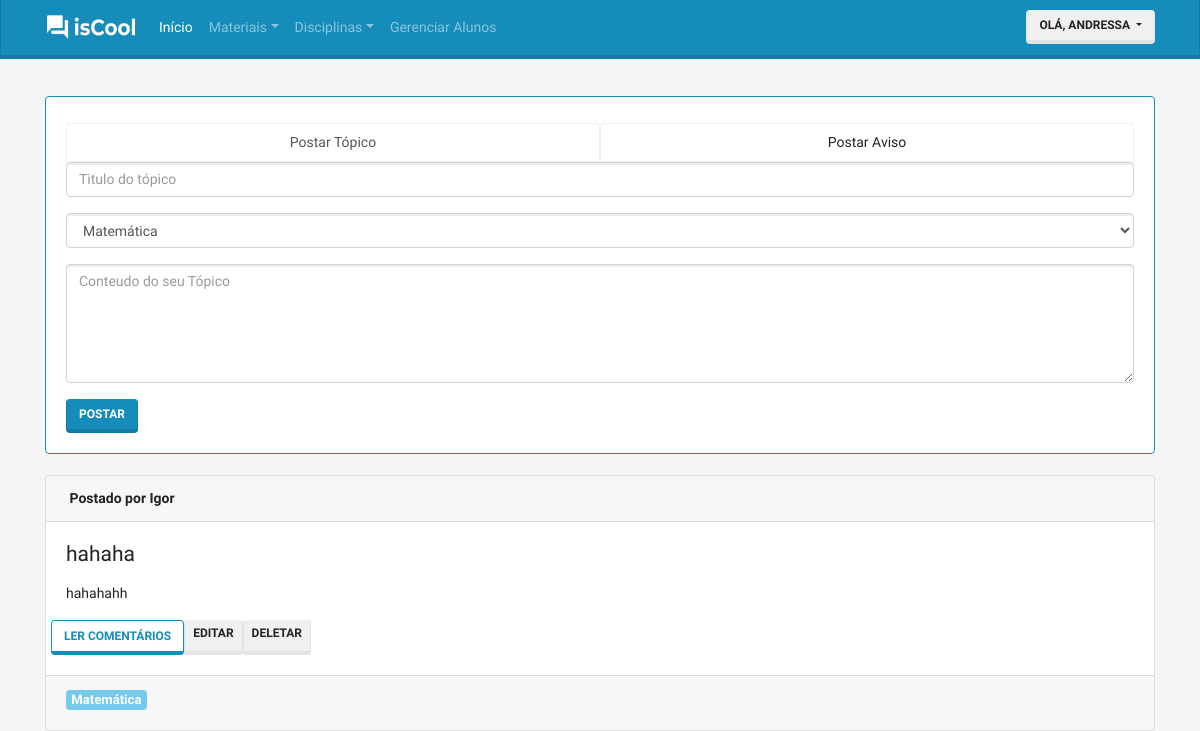
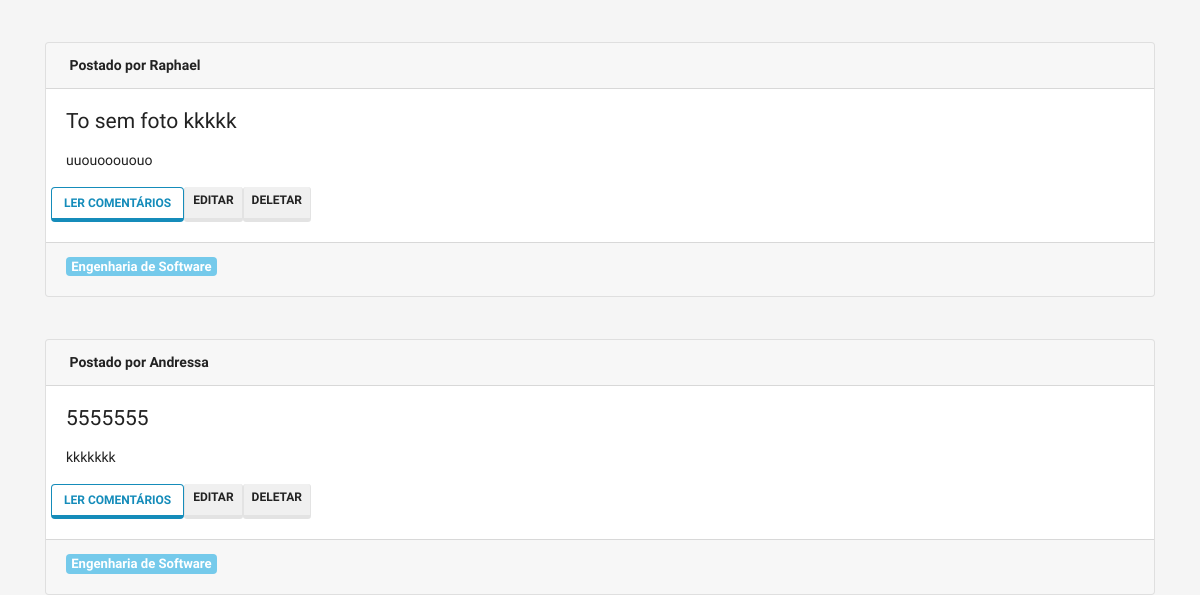
The app's page / (signed in, upper part), older data (2 pictures, top to bottom).
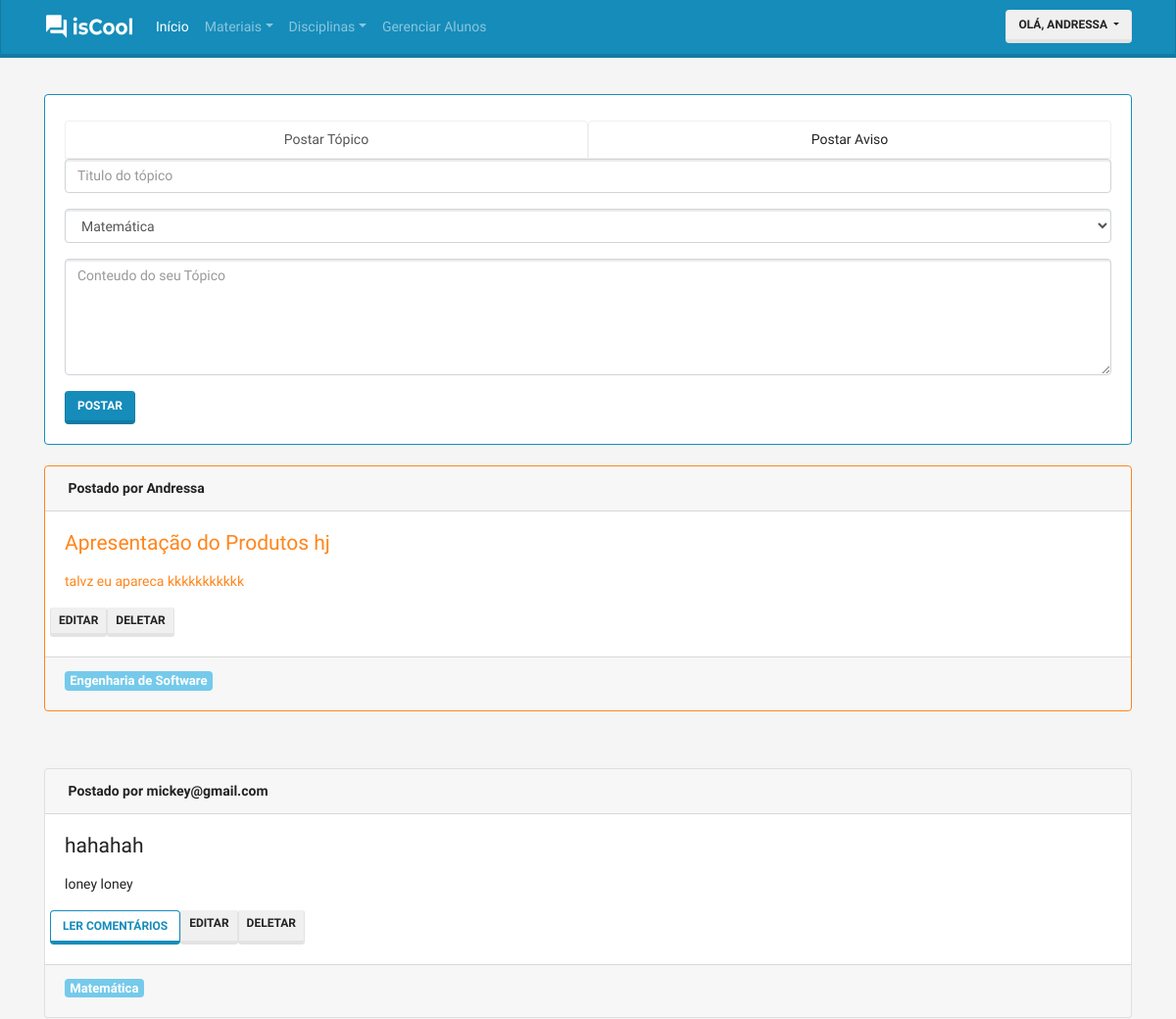
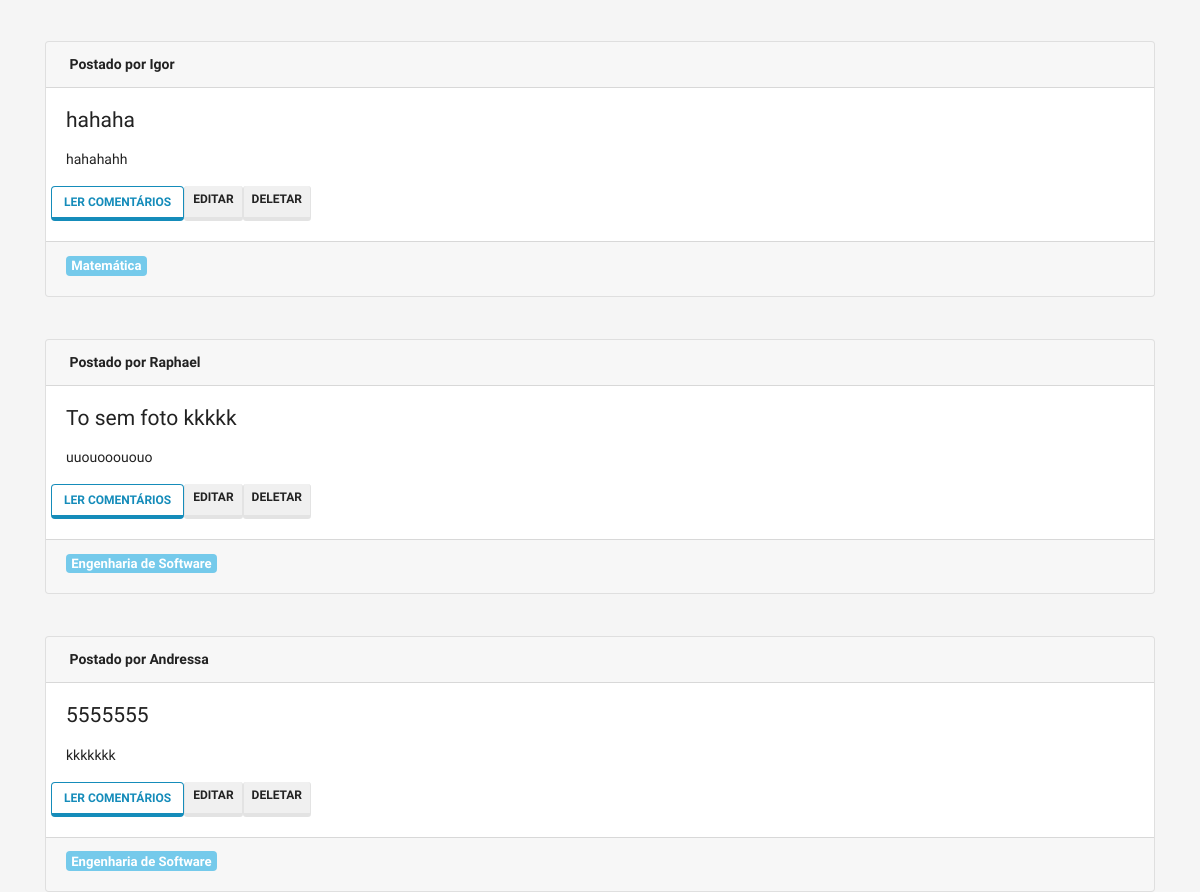
The same page, newer data (2 pictures, top to bottom).
### post/models.py (models this page shows)
class Topic(models.Model):
    title = models.CharField('Título', max_length=100)
    content = models.TextField('Conteúdo')
    created = models.DateTimeField('Criado em', auto_now_add=True)
    modified = models.DateTimeField('Modificado em', auto_now=True)
    discipline = models.ForeignKey('discipline.Discipline', verbose_name='Disciplina', on_delete=models.PROTECT)
    is_warning = models.BooleanField('Aviso', default=False)
    author = models.ForeignKey('accounts.User', verbose_name='Autor', on_delete=models.PROTECT)
    class Meta:
        verbose_name = 'Tópico'
        verbose_name_plural = 'Tópicos'
        ordering = ['-created']
    def __str__(self):
        return self.title

### accounts/models.py (models this page shows, shortened)
class User(AbstractBaseUser, PermissionsMixin):
    username = models.CharField(
        'Apelido / Usuário', max_length=30, unique=True, validators=[
            validators.RegexValidator(
                re.compile('^[\w.@+-]+$'),
                'Informe um nome de Usuário Válido. '
                'Este valor deve conter apenas letras e números.'
                'e os caracteres: @/./+/-/_.'
                , 'invalid'
            )
        ], help_text='Um nome curto que será usado para identificá-lo de forma única na plataforma'
    )
    name = models.CharField('Nome', max_length=100, blank=True)
    email = models.EmailField('E-mail')
    is_staff = models.BooleanField('Equipe', default=False)
    is_active = models.BooleanField('Ativo', default=True)
    date_joined = models.DateTimeField('Data de Entrada', auto_now_add=True)
    is_student = models.BooleanField('Aluno', default=False)
    is_moderator = models.BooleanField('Moderador', default=False)
    is_teacher = models.BooleanField('Professor', default=False)
    avatar = models.ImageField('Avatar', upload_to='avatars', blank='true', default='avatars/user.png')
    USERNAME_FIELD = 'username'
    REQUIRED_FIELDS = ['email']
    objects = UserManager()
    class Meta:
        verbose_name = 'Usuário'
        verbose_name_plural = 'Usuários'
    def __str__(self):
        return self.name or self.username
    def get_short_name(self):
        return str(self).split(" ")[0]

### discipline/models.py (models this page shows)
class Discipline(models.Model):
    teacher = models.ForeignKey('accounts.User', verbose_name='Professor(a)', on_delete=models.CASCADE)
    name = models.CharField('Nome', max_length=25)
    description = models.TextField('Descição')
    class Meta:
        verbose_name = 'Disciplina'
        verbose_name_plural = 'Disciplinas'
    def __str__(self):
        return self.name

### core/views.py (the view)
# urls.py: path('',views.index, name='index'),
@login_required
def index(request, sucess=False ):
    formReply = ReplyForm()
    formTopic = TopicForm()
    context = {
        'topics': Topic.objects.all(),
        'replies': Reply.objects.all(),
        'disciplines': Discipline.objects.all(),
        'registers': RegisterStudent.objects.all(),
        'formReply': formReply,
        'formTopic': formTopic,
        'sucess': sucess,
    }
    return render(request, 'index.html', context)

### post/forms.py
class ReplyForm(forms.ModelForm):
    class Meta:
        model = Reply
        fields = '__all__'

class TopicForm(forms.ModelForm):
    class Meta:
        model = Topic
        fields = '__all__'

### core/templates/index.html (shortened to what this page needs)
{% extends "base.html" %}
{% load widget_tweaks %}
{% load thumbnail %}
{% block container %}
  <div class="container margin-top">
    <div class="card border-primary">
      <div class="card-body">
        <ul class="nav nav-tabs nav-justified" role="tablist">
          <li class="nav-item">
            <a class="nav-link active" id="home-tab" data-toggle="tab" href="#postar_topico" role="tab" aria-controls="home" aria-selected="true">Postar Tópico</a>
          </li>
          {% if user.is_teacher == True %}
            <li class="nav-item">
              <a class="nav-link" id="profile-tab" data-toggle="tab" href="#postar_aviso" role="tab" aria-controls="profile" aria-selected="false">Postar Aviso</a>
            </li>
          {% endif %}
        </ul>
        <div class="tab-content">
          <div class="tab-pane fade show active" id="postar_topico" role="tabpanel" >
            <form class="" action="{% url 'post:newTopic' %}" method="post">
              {% with WIDGET_ERROR_CLASS='my_error' WIDGET_REQUIRED_CLASS='my_required' %}
              <div class="form-group">
                {% render_field formTopic.title class='form-control' placeholder='Titulo do tópico' %}
              </div>
              <div class="form-group">
                <select id="id_discipline" name="discipline" class="form-control">
                  {% for discipline in disciplines %}
                    {% if discipline.teacher == user  %}
                      <option value="{{discipline.id }}">{{discipline.name}}</option>
                    {% endif %}
                    {% endfor %}
                </select>
              </div>
              <div class="form-group">
                {% render_field formTopic.content class='form-control' rows="5" cols="20" placeholder='Conteudo do seu Tópico' %}
              </div>
              {% endwith %}
              <button type="submit" class="btn btn-primary">Postar</button>
            </form>
          </div>
        </div>
        </div>
      </div>
  </div>
{% for topic in topics  %}
    {% if topic.discipline.teacher == user %}
      {% include "posts.html" %}
    {% endif %}
{% endfor %}
{% endblock %}

### core/templates/posts.html (shortened to what this page needs)
{% load widget_tweaks %}
{% load thumbnail %}
<br>
<div class="container">
  <div class="{% if topic.is_warning == True %}card border-warning mb-3{% else %}card{% endif %}">
    <div class="card-header font-weight-bold">
      Postado por {{topic.author.get_short_name}}
    </div>
    <div class="{% if topic.is_warning == True %}card-body text-warning{% else %}card-body{% endif %}">
      <h4 class="card-title">{{topic.title}}</h4>
      <div class="card-text"><p class="lead"> {{ topic.content|linebreaks }} </p></div>
      <div class="row">
        {% if topic.is_warning == False %}
          <button type="button" class="btn btn-outline-primary display-2" data-toggle="modal" data-target="#modal{{topic.id}}">Ler Comentários</button>
        {% endif %}
        {% if topic.author == request.user or user == register.student and register.status == 3  and register.discipline == topic.discipline or topic.discipline.teacher == user %}
        <a class="btn btn-secondary btn-sm" href="{% url 'post:editTopic' topic.id %}" role="button">Editar</a>
        <a class="btn btn-secondary btn-sm" href="{% url 'post:deleteTopic' topic.id %}" role="button">Deletar</a>
        {% endif %}
      </div>
    </div>
    <div class="card-footer ">
      <h5><a href="#" class="badge badge-info">{{ topic.discipline }}</a></h5>
    </div>
  </div>
</div>
<br>

Row changes from the older to the newer data that the page shows:
added Topic: author.get_short_name "Andressa", title "Apresentação do Produtos hj", content "talvz eu apareca kkkkkkkkkkk", shows "EDITAR", discipline "Engenharia de Software", is_warning True (drawn)
added Topic: author.get_short_name "mickey@gmail.com", title "hahahah", content "loney loney", shows "EDITAR", discipline "Matemática"
